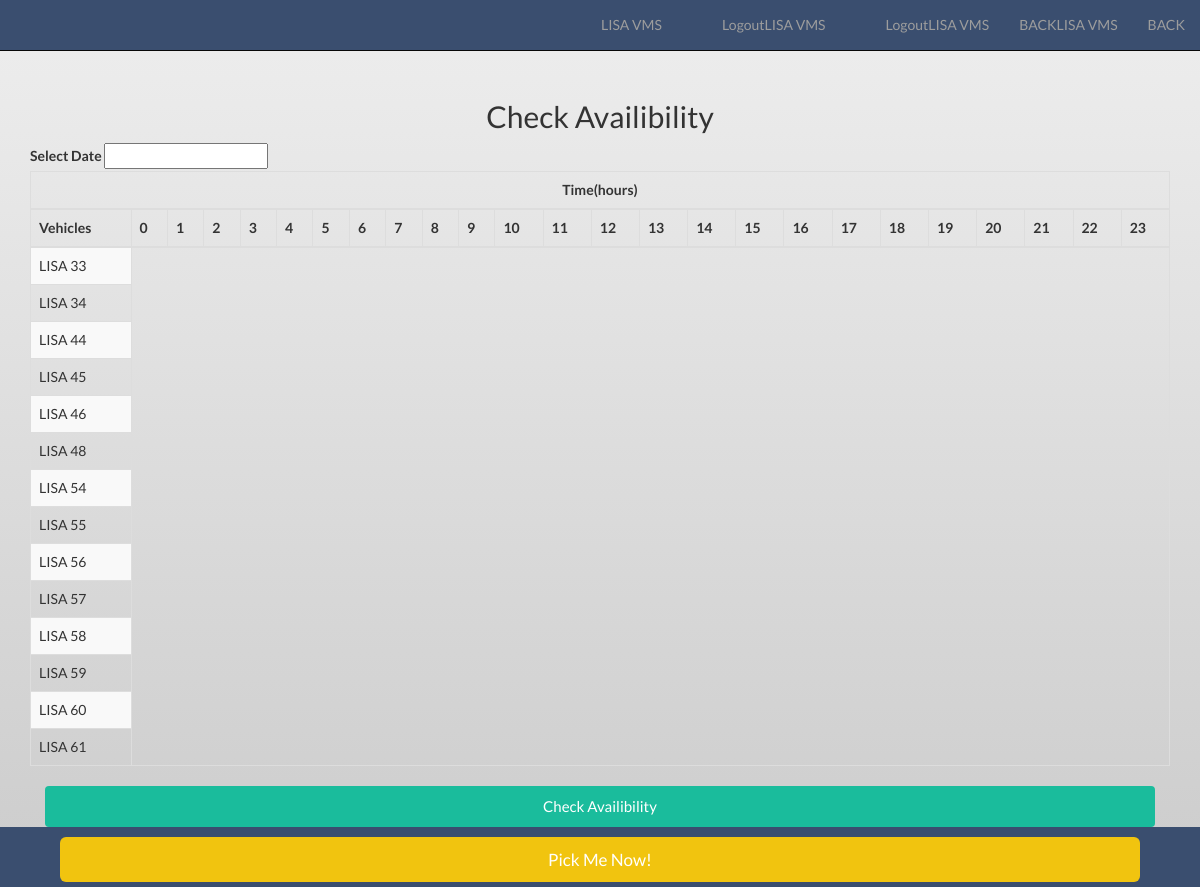
The app's page /available.php (signed in) with its own data.
### tables this page shows
CREATE TABLE `cars` (
  `id` int(50) NOT NULL,
  `car_number` varchar(50) DEFAULT '',
  `type` varchar(50) DEFAULT '',
  `registration_number` varchar(50) DEFAULT '',
  `status` int(11) DEFAULT NULL,
  `passenger_capacity` int(11) DEFAULT NULL
);

### initial.php (called while the page is built, shortened)
<?php
require_once('functions.php');
$customFunction = new customFunction();

### functions.php (called while the page is built, shortened)
<?php
$connection = $database->connect;
class CustomFunction {
	public function inputvalid( $string ) {
		global $connection;
		return mysqli_real_escape_string($connection, $string);
}
public function numRows($query) {
		$numRows = mysqli_num_rows($query);
		return $numRows;
	}
}

### available.php (the view, shortened to what this page needs)
<?php
include('inc/head.php');
$customFunction->userAdmin();
include('inc/navigation.php');
?>
<div id="wrap">
	<div id="wrapper">
		<div id="page-wrapper">
			<div class="row">
				<div class="col-md-12">
					<section>
						<div class="container">
							<div class="row">
								<div class="col-lg-12">
									<h2 style="text-align: center;">Check Availibility</h2>
								</div>
								<form role="form" method="POST" class="contact-form" data-toggle="validator" class="shake" action="<?php echo htmlspecialchars($_SERVER['PHP_SELF']) ?>" >
								<div class="col-lg-12">
									<label>Select Date</label>
									<input type="text" name="date" id="date">
								</div>
								<div class="col-lg-12">
									<div class="table-responsive">
									 <table class="table table-striped table-bordered table-hover" border="2px solid green" >
									 	<thead align= "justify">
									 		<tr>
									 			<th colspan="25" style="text-align: center;">Time(hours)</th>
									 		</tr>
									 	</thead>
									 	<thead>
									 		<tr>
									 			<th>Vehicles</th>
									 			<?php  for ($header=0; $header <24 ; $header++) {  ?>
									 				<th><?php echo $header;
									 				 ?></th>
									 		<?php	} ?>
									 		</tr>
									 	</thead>
									 	<tbody>
									 		<?php
									 		$connection  = $database->connect;
									 		$sql= mysqli_query($connection,  "SELECT car_number FROM cars WHERE status='1' ");
									 		$num_rows = $customFunction->numRows($sql);
									 		?>
									 		<tr>
									 		<?php
									 		for ($i=0; $i <$num_rows ; $i++) {
									 		 while ( $allData = mysqli_fetch_array($sql)) {
									 			$car_name = $customFunction->inputvalid($allData['car_number']);
									 		 ?>
									 				<td><?php echo $car_name
									 				?></td>
									 			</tr>
									 				<?php } ?>
									 	<?php	}
									 		?>
									 	</tbody>
									 </table>
									</div>
									 <div class="col-lg-12">
									 	<input type="submit" name="check" value="Check Availibility" class="btn btn-primary btn-block">
									 </form>
									 </div>
									</div>
								</div>
							</div>
						</div>
				</div>
			</div>
		</div>
<?php
 include('inc/footer.php'); ?>
<?php include('inc/end.php'); ?>

### css/custom.css (style rules this page uses)
body { padding-top: 80px; padding-bottom:60px; font-family: 'Lato'; background: #eeeeee; background: -moz-linear-gradient(top, #eeeeee 0%, #cccccc 100%); background: -webkit-linear-gradient(top, #eeeeee 0%,#cccccc 100%); background: linear-gradient(to bottom, #eeeeee 0%,#cccccc 100%); filter: progid:DXImageTransform.Microsoft.gradient( startColorstr='#eeeeee', endColorstr='#cccccc',GradientType=0 ); background-attachment:fixed; }
#wrap { min-height: 100%; height: auto; margin: 0 auto -60px; padding-bottom: 60px; }
.btn { border: none; font-size: 15px; font-weight: normal; line-height: 1.4; border-radius: 4px; padding: 10px 15px; -webkit-font-smoothing: subpixel-antialiased; -webkit-transition: border 0.25s linear, color 0.25s linear, background-color 0.25s linear; transition: border 0.25s linear, color 0.25s linear, background-color 0.25s linear; }
.btn-primary { color: #ffffff; background-color: #1abc9c; }
.btn-block { white-space: normal; }

### records on screen
cars: car_number "LISA 33"
cars: car_number "LISA 34"
cars: car_number "LISA 44"
cars: car_number "LISA 45"
cars: car_number "LISA 46"
cars: car_number "LISA 48"
cars: car_number "LISA 54"
cars: car_number "LISA 55"
cars: car_number "LISA 56"
cars: car_number "LISA 57"
cars: car_number "LISA 58"
cars: car_number "LISA 59"
cars: car_number "LISA 60"
cars: car_number "LISA 61"
